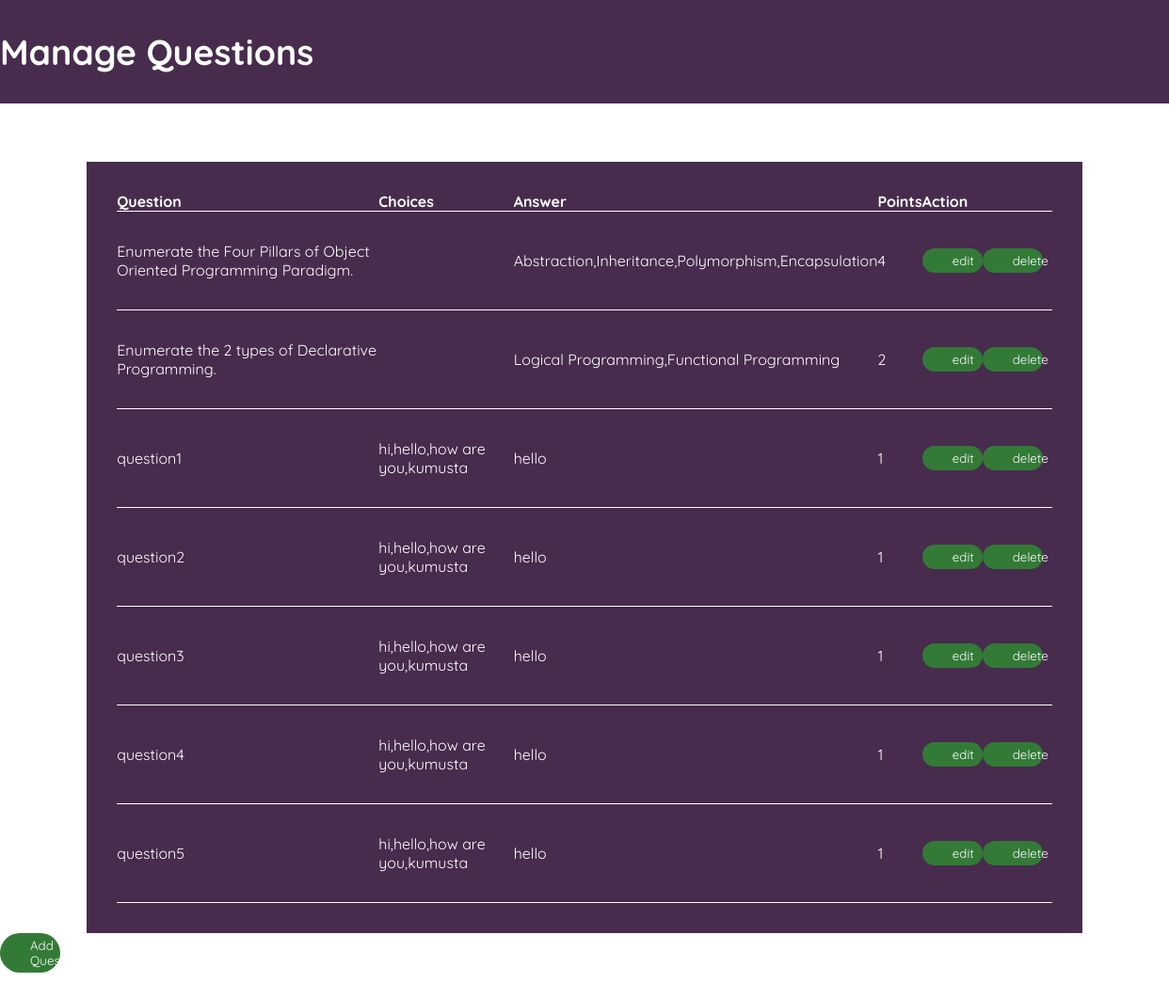
Screenshot of /teachermodule/teacherManageQuestions.php?quiz_code=adqs001 with the database file from the repository.
### tables this page shows
CREATE TABLE `quiz_inventory` (
  `quiz_code` varchar(45) DEFAULT NULL,
  `type_of_quiz` text DEFAULT NULL,
  `question` text DEFAULT NULL,
  `choices` text DEFAULT NULL,
  `answer` text DEFAULT NULL,
  `points` int(11) DEFAULT NULL
);

### teachermodule/rQuestionsManage.php (the view, shortened to what this page needs)
<?php
    include "config.php";
    $sql = "SELECT * FROM `quiz_inventory` WHERE `quiz_code` = '" . $_SESSION['quiz_code'] . "'";
    $result = mysqli_query($connection, $sql);
    while ($row = $result->fetch_assoc()) {
        echo "<tr>";
        echo "<td>" . $row['question'] . "</td>";
        echo "<td>" . $row['choices'] . "</td>";
        echo "<td>" . $row['answer'] . "</td>";
        echo "<td>" . $row['points'] . "</td>";
        echo "<td>";
        echo "<button class='editQuestion'><a href='teacherEditQuestion.php?quiz_code=" . $_SESSION['quiz_code'] . "&question=". $row['question'] . "'> edit </a></button>";
        echo "<button class='Delete'><a onClick=\"javascript: return confirm('Are you sure you want to delete?');\" href='dQuestion.php?quiz_code=" . $_SESSION['quiz_code'] . "&question=" . $row['question'] . "'>delete</a></button>";
        echo "</td>";
        echo "</tr>";
    }
?>

### teachermodule/styles/teacherCreateQuiz.css (style rules this page uses)
* { margin: 0; padding: 0; list-style: none; text-decoration: none; font-family: var(--fnt-Quicksand); }
body { display: flex; flex-direction: column; height: 100vh; }

### teachermodule/styles/manageQuestions.css (style rules this page uses)
* { margin: 0; border: 0; }
body { display: flex; flex-direction: column; align-items: center; height: 100vh; width: 100vw; }
button { width: 5%; border-radius: 2rem; padding: 0.3rem 2rem; color: white; background-color: rgb(51, 122, 55); }
a , a:hover, a:focus, a:visited { text-decoration: none; color: inherit; outline: 0; cursor: auto; }
tr { border-bottom: 0.1rem solid white; }
td { padding: 2rem 0; overflow:auto; }

### rows the page displays
quiz_inventory: question "Enumerate the Four Pillars of Object Oriented Programming Paradigm.", answer "Abstraction,Inheritance,Polymorphism,Encapsulation", points "4"
quiz_inventory: question "Enumerate the 2 types of Declarative Programming.", answer "Logical Programming,Functional Programming", points "2"
quiz_inventory: question "question1", choices "hi,hello,how are you,kumusta", answer "hello", points "1"
quiz_inventory: question "question2", choices "hi,hello,how are you,kumusta", answer "hello", points "1"
quiz_inventory: question "question3", choices "hi,hello,how are you,kumusta", answer "hello", points "1"
quiz_inventory: question "question4", choices "hi,hello,how are you,kumusta", answer "hello", points "1"
quiz_inventory: question "question5", choices "hi,hello,how are you,kumusta", answer "hello", points "1"
